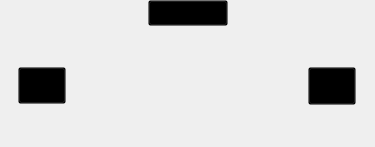
<?xml version="1.0" encoding="UTF-8"?>
<ui version="4.0">
 <class>CSceneControlWidget</class>
 <widget class="QWidget" name="CSceneControlWidget">
  <property name="geometry">
   <rect>
    <x>0</x>
    <y>0</y>
    <width>375</width>
    <height>147</height>
   </rect>
  </property>
  <property name="sizePolicy">
   <sizepolicy hsizetype="Fixed" vsizetype="Fixed">
    <horstretch>0</horstretch>
    <verstretch>0</verstretch>
   </sizepolicy>
  </property>
  <property name="minimumSize">
   <size>
    <width>0</width>
    <height>0</height>
   </size>
  </property>
  <property name="maximumSize">
   <size>
    <width>16777215</width>
    <height>16777215</height>
   </size>
  </property>
  <property name="contextMenuPolicy">
   <enum>Qt::DefaultContextMenu</enum>
  </property>
  <property name="windowTitle">
   <string>CSceneControlWidget</string>
  </property>
  <property name="styleSheet">
   <string notr="true"/>
  </property>
  <layout class="QGridLayout" name="gridLayout">
   <property name="margin">
    <number>0</number>
   </property>
   <property name="spacing">
    <number>0</number>
   </property>
   <item row="0" column="0">
    <layout class="QHBoxLayout" name="horizontalLayout_2">
     <item>
      <spacer name="horizontalSpacer">
       <property name="orientation">
        <enum>Qt::Horizontal</enum>
       </property>
       <property name="sizeHint" stdset="0">
        <size>
         <width>40</width>
         <height>20</height>
        </size>
       </property>
      </spacer>
     </item>
     <item>
      <widget class="QPushButton" name="SwitchManipulatorBtn">
       <property name="styleSheet">
        <string notr="true">background-color: rgba(0, 0, 0, 5);</string>
       </property>
       <property name="text">
        <string>天体操作器</string>
       </property>
      </widget>
     </item>
     <item>
      <spacer name="horizontalSpacer_2">
       <property name="orientation">
        <enum>Qt::Horizontal</enum>
       </property>
       <property name="sizeHint" stdset="0">
        <size>
         <width>40</width>
         <height>20</height>
        </size>
       </property>
      </spacer>
     </item>
    </layout>
   </item>
   <item row="1" column="0">
    <layout class="QHBoxLayout" name="horizontalLayout">
     <item>
      <widget class="QPushButton" name="SimuListBtn">
       <property name="sizePolicy">
        <sizepolicy hsizetype="Fixed" vsizetype="Fixed">
         <horstretch>0</horstretch>
         <verstretch>0</verstretch>
        </sizepolicy>
       </property>
       <property name="minimumSize">
        <size>
         <width>48</width>
         <height>37</height>
        </size>
       </property>
       <property name="maximumSize">
        <size>
         <width>48</width>
         <height>37</height>
        </size>
       </property>
       <property name="styleSheet">
        <string notr="true">background-color: rgba(0, 0, 0, 5);</string>
       </property>
       <property name="text">
        <string/>
       </property>
      </widget>
     </item>
     <item>
      <widget class="QLabel" name="BackGroundLabel">
       <property name="sizePolicy">
        <sizepolicy hsizetype="Fixed" vsizetype="Fixed">
         <horstretch>0</horstretch>
         <verstretch>0</verstretch>
        </sizepolicy>
       </property>
       <property name="minimumSize">
        <size>
         <width>206</width>
         <height>120</height>
        </size>
       </property>
       <property name="maximumSize">
        <size>
         <width>206</width>
         <height>120</height>
        </size>
       </property>
       <property name="text">
        <string/>
       </property>
      </widget>
     </item>
     <item>
      <widget class="QPushButton" name="LoadDataBtn">
       <property name="sizePolicy">
        <sizepolicy hsizetype="Fixed" vsizetype="Fixed">
         <horstretch>0</horstretch>
         <verstretch>0</verstretch>
        </sizepolicy>
       </property>
       <property name="minimumSize">
        <size>
         <width>48</width>
         <height>38</height>
        </size>
       </property>
       <property name="maximumSize">
        <size>
         <width>48</width>
         <height>38</height>
        </size>
       </property>
       <property name="styleSheet">
        <string notr="true">background-color: rgba(0, 0, 0, 5);</string>
       </property>
       <property name="text">
        <string/>
       </property>
      </widget>
     </item>
    </layout>
   </item>
  </layout>
 </widget>
 <resources>
  <include location="SceneControlResource.qrc"/>
 </resources>
 <connections/>
</ui>
